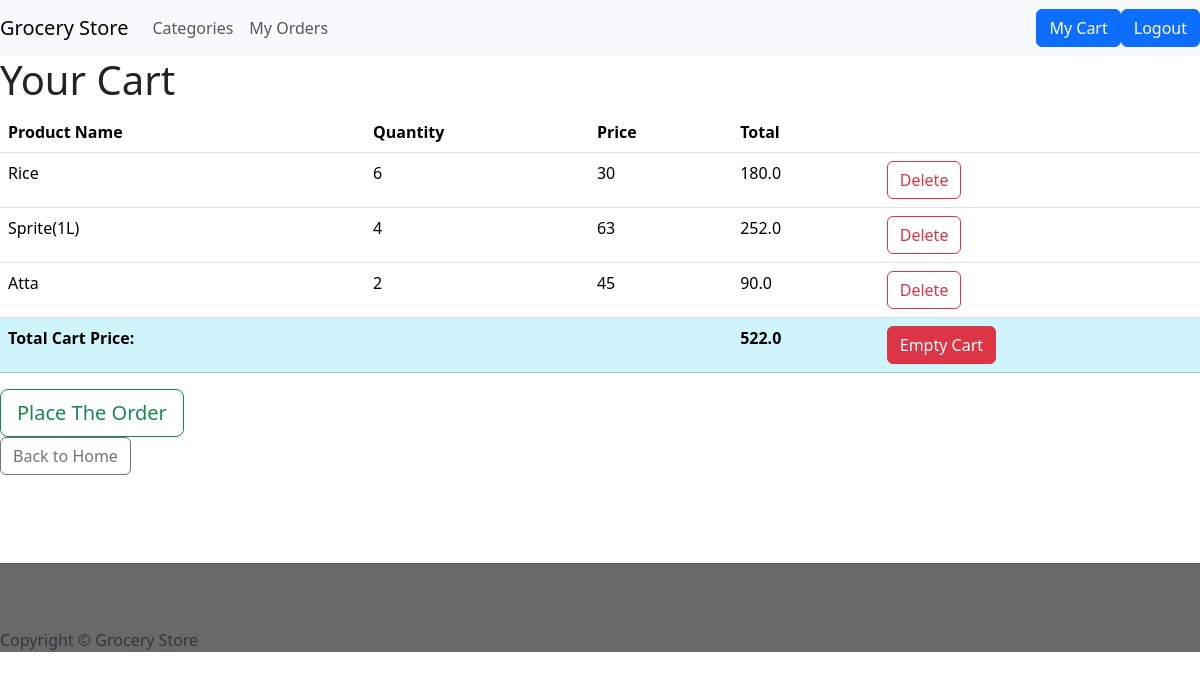
/cart (signed in), run on an earlier commit of the app's database.
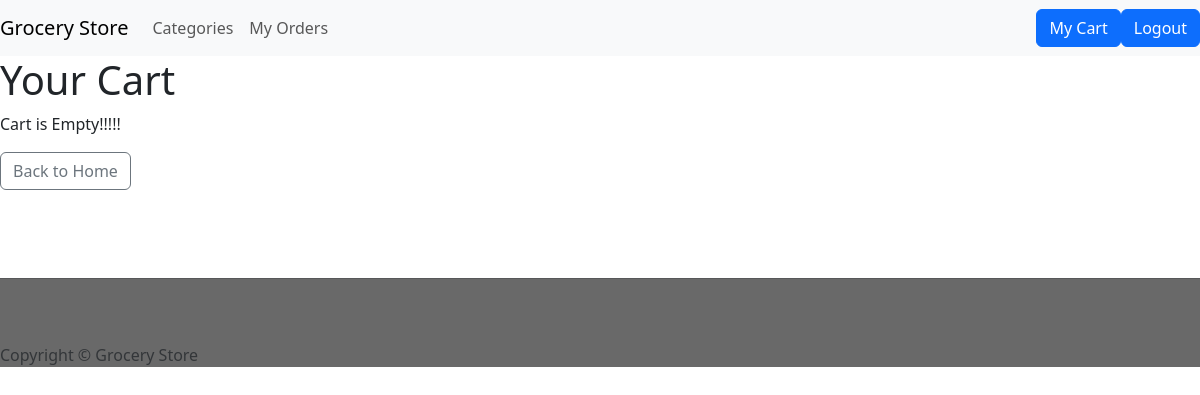
And on a later commit of the database.
### dbmodel.py (models this page shows)
class Cart(db.Model):
    cart_id = db.Column(db.Integer, primary_key=True)
    user_id = db.Column(db.Integer, db.ForeignKey('user.uname'), nullable=False)
    product_id = db.Column(db.Integer, db.ForeignKey('product.pid'), nullable=False)
    quantity = db.Column(db.Integer, nullable=False)
    cart_total = db.Column(db.Float, nullable=False)

class Product(db.Model):
    pid = db.Column(db.Integer, primary_key=True, nullable=False)
    name = db.Column(db.String(30), nullable=False)
    image_url = db.Column(db.String(200))
    quantity = db.Column(db.Integer, nullable=False)
    unit = db.Column(db.String(5), nullable=False)
    peach = db.Column(db.Integer, nullable=False)
    cid = db.Column(db.Integer, db.ForeignKey("category.cid"))
    carts = db.relationship('Cart', backref='product', lazy=True)

### app.py (the view)
@app.route('/cart')
def view_cart():
    if 'user' not in session:
        return redirect('/home')  # Redirect to login if not authenticated
    user_id = session['user']
    user = User.query.filter_by(uname=user_id)
    if user:
        cart_items = Cart.query.filter_by(user_id=user_id).all()
        total_cart_price = sum(item.cart_total for item in cart_items)
        return render_template('cart.html', cart_items=cart_items, total_cart_price=total_cart_price)
    else:
        return "User not found."

### templates/cart.html
{% extends "user-layout.html" %}
{% block body %}
    <h1>Your Cart</h1>
    {% if cart_items|length<=0 %}
        <p>Cart is Empty!!!!!</p>
    {% else %}
    <table class="table">
        <tr>
            <th>Product Name</th>
            <th>Quantity</th>
            <th>Price</th>
            <th>Total</th>
            <th></th>
        </tr>
        {% for item in cart_items %}
            <tr>
                <td>{{ item.product.name }}</td>
                <td>{{ item.quantity }}</td>
                <td>{{ item.product.peach }}</td>
                <td>{{ item.cart_total }}</td>
                <td><a href="/delete/{{item.product.pid}}"><button type="button" class="btn btn-outline-danger">Delete</button></a></td>
            </tr>
        {% endfor %}
        <tr class="table-info">
            <td><b>Total Cart Price:</b></td>
            <td></td>
            <td></td>
            <td><b>{{ total_cart_price }}</b></td>
            <td><a href="/empty"><button type="button" class="btn btn-danger">Empty Cart</button></a></td>
        </tr>
    </table>
    <div>
        <a href="/place_order"><button type="button" class="btn btn-outline-success btn-lg btn-block">Place The Order</button></a>
    </div>
    {% endif %}
    <a href="/cview" class="btn btn-outline-secondary">Back to Home</a>
{% endblock %}

What changed in the data, as far as the page shows it:
removed Cart: product.name "Rice", quantity "6", product.peach "30", cart_total "180.0"
removed Cart: product.name "Sprite(1L)", quantity "4", product.peach "63", cart_total "252.0"
removed Cart: product.name "Atta", quantity "2", product.peach "45", cart_total "90.0"
Also different on the page:
{{ total_cart_price }}: "522.0" → (not shown)
text no longer shown: "Product Name Quantity Price Total Total Cart Price: Empty Cart Place The Order"
text now shown: "Cart is Empty!!!!!"
